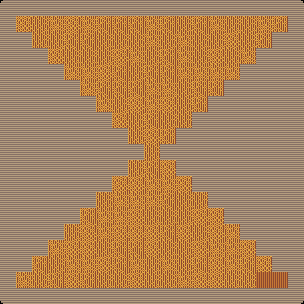

Rendered tile map (Tiled .tmx) drawn with the repository's tilesets; below, a short description and the full map source, tile grids included:
An orthogonal 19x19 tile map with 16x16 px tiles, 2 tile layers (bg, wheat) and 2 objects (Comb, Fire).

<map version="1.9" tiledversion="1.9.2" orientation="orthogonal" renderorder="right-down" width="19" height="19" tilewidth="16" tileheight="16" infinite="0" nextlayerid="4" nextobjectid="4">
 <tileset firstgid="1" source="tiles.tsx" />
 <layer id="1" name="bg" width="19" height="19">
  <data encoding="csv">
5,11,11,11,11,11,11,11,11,11,11,11,11,11,11,11,11,11,6,
11,11,11,11,11,11,11,11,11,11,11,11,11,11,11,11,11,11,11,
11,11,11,11,11,11,11,11,11,11,11,11,11,11,11,11,11,11,11,
11,11,11,11,11,11,11,11,11,11,11,11,11,11,11,11,11,11,11,
11,11,11,11,11,11,11,11,11,11,11,11,11,11,11,11,11,11,11,
11,11,11,11,11,11,11,11,11,11,11,11,11,11,11,11,11,11,11,
11,11,11,11,11,11,11,11,11,11,11,11,11,11,11,11,11,11,11,
11,11,11,11,11,11,11,11,11,11,11,11,11,11,11,11,11,11,11,
11,11,11,11,11,11,11,11,11,11,11,11,11,11,11,11,11,11,11,
11,11,11,11,11,11,11,11,11,11,11,11,11,11,11,11,11,11,11,
11,11,11,11,11,11,11,11,11,11,11,11,11,11,11,11,11,11,11,
11,11,11,11,11,11,11,11,11,11,11,11,11,11,11,11,11,11,11,
11,11,11,11,11,11,11,11,11,11,11,11,11,11,11,11,11,11,11,
11,11,11,11,11,11,11,11,11,11,11,11,11,11,11,11,11,11,11,
11,11,11,11,11,11,11,11,11,11,11,11,11,11,11,11,11,11,11,
11,11,11,11,11,11,11,11,11,11,11,11,11,11,11,11,11,11,11,
11,11,11,11,11,11,11,11,11,11,11,11,11,11,11,11,11,11,11,
11,11,11,11,11,11,11,11,11,11,11,11,11,11,11,11,8,8,11,
9,11,11,11,11,11,11,11,11,11,11,11,11,11,11,11,11,11,10
</data>
 </layer>
 <layer id="2" name="wheat" width="19" height="19">
  <data encoding="csv">
0,0,0,0,0,0,0,0,0,0,0,0,0,0,0,0,0,0,0,
0,1,4,3,1,3,2,2,2,3,2,4,2,3,4,4,3,2,0,
0,0,4,4,2,2,4,4,4,3,4,3,4,4,1,4,2,0,0,
0,0,0,1,4,4,4,1,3,4,2,3,4,1,4,3,0,0,0,
0,0,0,0,3,3,1,2,4,2,2,3,3,3,3,0,0,0,0,
0,0,0,0,0,3,2,2,2,3,3,4,2,2,0,0,0,0,0,
0,0,0,0,0,0,3,4,1,3,1,4,2,0,0,0,0,0,0,
0,0,0,0,0,0,0,1,4,2,4,4,0,0,0,0,0,0,0,
0,0,0,0,0,0,0,0,4,1,2,0,0,0,0,0,0,0,0,
0,0,0,0,0,0,0,0,0,4,0,0,0,0,0,0,0,0,0,
0,0,0,0,0,0,0,0,4,2,1,0,0,0,0,0,0,0,0,
0,0,0,0,0,0,0,1,1,3,3,1,0,0,0,0,0,0,0,
0,0,0,0,0,0,4,3,3,3,2,4,4,0,0,0,0,0,0,
0,0,0,0,0,2,3,3,1,4,4,4,1,1,0,0,0,0,0,
0,0,0,0,4,1,3,1,1,1,2,1,4,1,3,0,0,0,0,
0,0,0,3,1,1,4,2,2,1,4,4,1,3,3,1,0,0,0,
0,0,2,4,3,3,1,2,3,4,3,4,2,1,3,2,1,0,0,
0,3,4,2,1,2,4,4,1,4,4,3,1,1,4,4,0,0,0,
0,0,0,0,0,0,0,0,0,0,0,0,0,0,0,0,0,0,0
</data>
 </layer>
 <objectgroup id="3" name="obj">
  <object id="1" name="Comb" class="Comb" x="264" y="280" width="16" height="16" rotation="270" />
  <object id="2" name="Fire" class="Fire" x="144" y="256" width="16" height="16" />
 </objectgroup>
</map>
